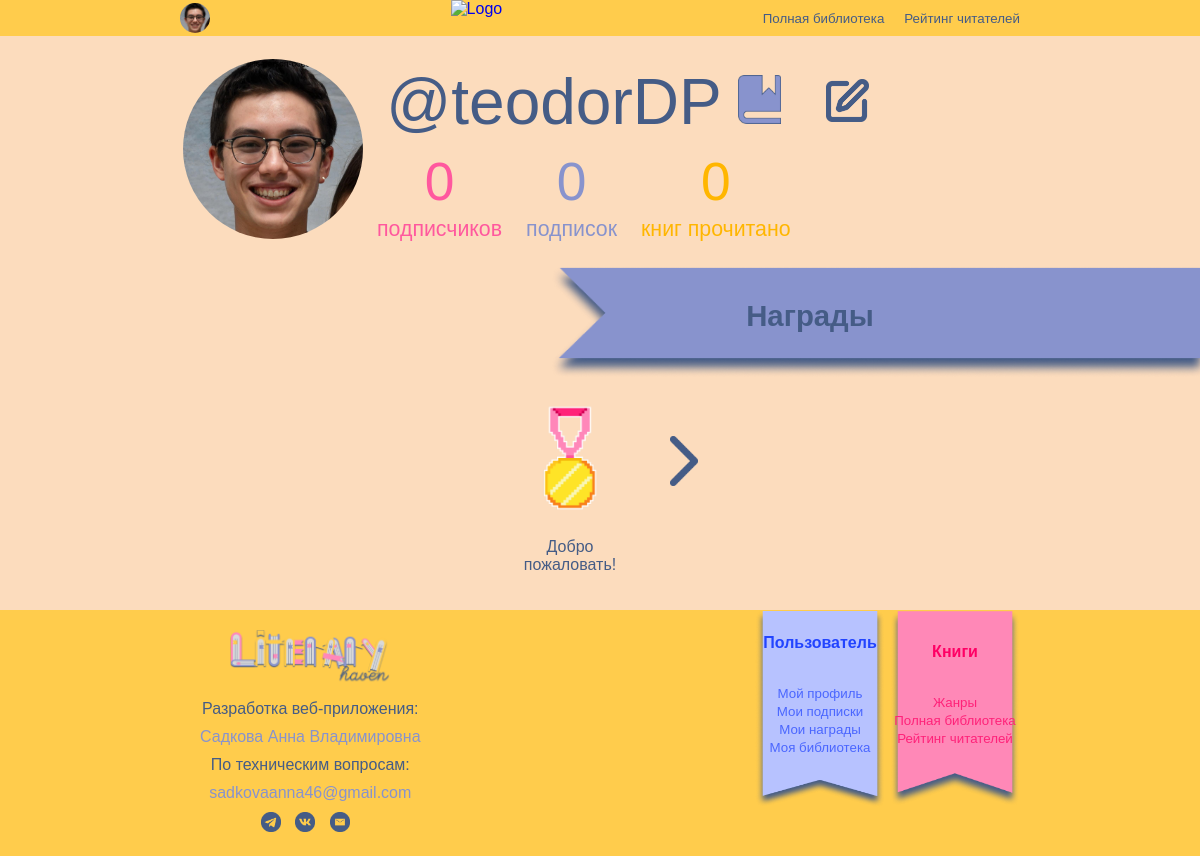
Page /profile.php?acc=22 on the committed database.
### tables this page shows
CREATE TABLE `user` (
  `UserId` int(11) NOT NULL AUTO_INCREMENT,
  `Surname` varchar(100) NOT NULL,
  `Name` varchar(100) NOT NULL,
  `Fathername` varchar(100) DEFAULT NULL,
  `UserPhoto` varchar(100) DEFAULT NULL,
  `Nickname` varchar(50) DEFAULT NULL,
  `Phone` varchar(18) NOT NULL,
  `Password` varchar(10) NOT NULL,
  `Email` varchar(70) NOT NULL,
  `Scores` int(11) DEFAULT NULL,
  `Role` int(11) NOT NULL,
  `Status` int(11) NOT NULL,
  `Block` bit(1) DEFAULT NULL,
  PRIMARY KEY (`UserId`),
  KEY `Role` (`Role`),
  KEY `Status` (`Status`),
  CONSTRAINT `user_ibfk_1` FOREIGN KEY (`Role`) REFERENCES `role` (`RoleId`),
  CONSTRAINT `user_ibfk_2` FOREIGN KEY (`Status`) REFERENCES `status` (`StatusId`)
);

CREATE TABLE `awards` (
  `AwardId` int(11) NOT NULL AUTO_INCREMENT,
  `AwardName` varchar(200) NOT NULL,
  `AwardDescription` varchar(6500) NOT NULL,
  `AwardPath` varchar(1000) NOT NULL,
  `Scores` int(11) DEFAULT NULL,
  PRIMARY KEY (`AwardId`)
);

### public_html/profile.php (the view, shortened to what this page needs)
<?php
if (isset($_SESSION['acc'])) {
    $acc = $_SESSION['acc'];
} elseif (isset($_GET['acc'])) {
    $acc = $_GET['acc'];
} else {
    header("Location: autorisation.php");
    exit();
}
$host="localhost";
$dbname="sadkovaann";
$password="R2UJCEw@Q";
$user="sadkovaann";
$db_connect = mysqli_connect($host, $user, $password, $dbname);
?>
<!DOCTYPE html>
<html lang="ru">
<head>
    <link rel="stylesheet" href="style.css">
<body>
    <header>
        <div class="user-profile">
            <?php
            $q1 = "SELECT UserPhoto FROM user WHERE UserId = $acc";
            $sql1 = mysqli_query($db_connect, $q1);
            if ($sql1 && mysqli_num_rows($sql1) > 0) {
                $row = mysqli_fetch_assoc($sql1);
                $imageName = $row['UserPhoto'];
                $profimage = "Images/Profile/" . $imageName;
                echo "<a href='profile.php'>
                        <img src='$profimage' alt='Профиль' class='profile-icon'>
                    </a>";
            } else {
                echo "<a href='profile.php'>
                        <img src='Images/Profile/NoPhoto.png' alt='Профиль' class='profile-icon'>
                    </a>";
            }
            ?>
        </div>
        <div class="logo">
            <a href="index.php">
                <img src="Images/Logo/logo.png" alt="Logo">
            </a>
        </div>
        <nav>
            <ul>
                <li><a href="library.php">Полная библиотека</a></li>
                <li><a href="readers.php">Рейтинг читателей</a></li>
            </ul>
        </nav>
    </header>
    <section class="user-profile-head">
        <?php
        if($otherUser != null && $otherUser != $acc)
        {
            $qUserData = "SELECT
                    u.UserPhoto,
                    u.Nickname,
                    (SELECT StatusPhoto FROM status s WHERE s.StatusId = u.Status) AS Status,
                    (SELECT COUNT(*) FROM subscription s1 WHERE s1.Subscriber = u.UserId) AS Subscriptions,
                    (SELECT COUNT(*) FROM subscription s2 WHERE s2.Blogger = u.UserId) AS Subscribers,
                    (SELECT COUNT(*) FROM readbook rb WHERE rb.User = u.UserId) AS Books
                FROM
                    user u
                WHERE
                    u.UserId = $otherUser;";
            $sqlUserData = mysqli_query($db_connect, $qUserData);
            if ($sqlUserData && mysqli_num_rows($sqlUserData) > 0) {
                $row = mysqli_fetch_assoc($sqlUserData);
                $UserPhoto = "Images/Profile/" . $row['UserPhoto'];
                $UsNick = "@" . $row['Nickname'];
                $UsStatus = "Images/Status/" . $row['Status'];
                $checkSubscription = "SELECT COUNT(*) AS isSubscribed FROM subscription WHERE Blogger = $otherUser AND Subscriber = $acc";
                $subscriptionResult = mysqli_query($db_connect, $checkSubscription);
                $isSubscribed = mysqli_fetch_assoc($subscriptionResult)['isSubscribed'] > 0;
                $followButtonImage = $isSubscribed ? 'Images/Navigation/Follow.png' : 'Images/Navigation/Unfollow.png';
                echo "<table>";
                echo "<tr>";
                echo "<td rowspan='3'><img src='$UserPhoto' class='user-profile-icon-head'></td>";
                echo "<td colspan='3' class='us-nick-head'><p>$UsNick <img src='$UsStatus'></p></td>";
                echo "<td class='us-nick-head'><img src='$followButtonImage' id='foll-btn' name='foll-btn' style='margin-left: 50%' onclick='SubReader(this)'></td></tr>";
                echo "<tr class='us-num-head'><td><a href='subscribtion.php?myfan=1&otherUser=$otherUser' style='color: #FF589E'><p id='count-fan'>{$row['Subscribers']}</p></a></td>";
                echo "<td><a href='subscribtion.php?mysub=1&otherUser=$otherUser' style='color: #8893CD'><p>{$row['Subscriptions']}</p></a></td>";
                echo "<td><a href='library.php?otherUser=$otherUser' style='color: #FFB600'><p>{$row['Books']}</p></a></td>";
                echo "</tr>";
                echo "<tr class='us-exp-head'>";
                echo "<td><a href='subscribtion.php?myfan=1&otherUser=$otherUser' style='color: #FF589E'><p>подписчиков</p></a></td>";
                echo "<td><a href='subscribtion.php?mysub=1&otherUser=$otherUser' style='color: #8893CD'><p>подписок</p></a></td>";
                echo "<td><a href='library.php?otherUser=$otherUser' style='color: #FFB600'><p>книг прочитано</p></a></td>";
                echo "</tr>";
                echo "</table>";
            }
        }
        else
        {
            $qUserData = "SELECT
                            u.UserPhoto,
                            u.Nickname,
                            (SELECT StatusPhoto FROM status s WHERE s.StatusId = u.Status) AS Status,
                            (SELECT COUNT(*) FROM subscription s1 WHERE s1.Subscriber = u.UserId) AS Subscriptions,
                            (SELECT COUNT(*) FROM subscription s2 WHERE s2.Blogger = u.UserId) AS Subscribers,
                            (SELECT COUNT(*) FROM readbook rb WHERE rb.User = u.UserId) AS Books
                        FROM
                            user u
                        WHERE
                            u.UserId = $acc;";
            $sqlUserData = mysqli_query($db_connect, $qUserData);
            if ($sqlUserData && mysqli_num_rows($sqlUserData) > 0) {
                $row = mysqli_fetch_assoc($sqlUserData);
                $UserPhoto = "Images/Profile/" . $row['UserPhoto'];
                $UsNick = "@" . $row['Nickname'];
                $UsStatus = "Images/Status/" . $row['Status'];
                echo "<table>";
                echo "<tr>";
                echo "<td rowspan='3'><img src='$UserPhoto' class='user-profile-icon-head'></td>";
                echo "<td colspan='3' class='us-nick-head'><p>$UsNick <img src='$UsStatus'></p></td>";
                echo "<td class='us-nick-head'><a href='editprofile.php'><img src='Images/Navigation/edit.png' style='margin-left: 50%' id='edit-img'></a></td></tr>";
                echo "<tr class='us-num-head'><td><a href='subscribtion.php?myfan=1' style='color: #FF589E'><p>{$row['Subscribers']}</p></a></td>";
                echo "<td><a href='subscribtion.php?mysub=1' style='color: #8893CD'><p>{$row['Subscriptions']}</p></a></td>";
                echo "<td><a href='library.php?mylib=1' style='color: #FFB600'><p>{$row['Books']}</p></a></td>";
                echo "</tr>";
                echo "<tr class='us-exp-head'>";
                echo "<td><a href='subscribtion.php?myfan=1' style='color: #FF589E'><p>подписчиков</p></a></td>";
                echo "<td><a href='subscribtion.php?mysub=1' style='color: #8893CD'><p>подписок</p></a></td>";
                echo "<td><a href='library.php?mylib=1' style='color: #FFB600'><p>книг прочитано</p></a></td>";
                echo "</tr>";
                echo "</table>";
            }
        }
        ?>
    </section>
    <section class="genres-section" id="award-list">
        <div id="right" class="section-bookmark" style="background-image: url('Images/Navigation/BlueSectionRight.png');">
            <h2 class="section-title">Награды</h2>
        </div>
        <div class="genre-cards">
        <?php
                $q = "SELECT a.AwardName, a.AwardPath, a.AwardDescription FROM awards a
                    JOIN awardsreceived ar ON ar.Award = a.AwardId
                    WHERE ar.UserId = $acc
                    LIMIT 5";
                $sql = mysqli_query($db_connect, $q);
                if ($sql) {
                    while ($userrow = mysqli_fetch_assoc($sql)) {
                        $currentImage = "Images/Awards/" . $userrow['AwardPath'];
                        echo "<div class='award-card'>
                                <img src='$currentImage' title='{$userrow['AwardDescription']}'>
                                <p>{$userrow['AwardName']}</p>
                            </div>";
                    }
                }
            ?>
            <div class="book-card" id='more-genres-card'>
                <a href="awards.php">
                    <img src="Images/Navigation/More.png" alt="More Genres" id="more-genres">
                </a>
            </div>
        </div>
    </section>
    <center>
        <footer>
            <div class="footer-content">
                <a href="#"><img src="Images/Logo/logo2.png" alt="Logo" class="footer-logo"></a>
                <p style="color:#455C86">Разработка веб-приложения:</p>
                <p>Садкова Анна Владимировна</p>
                <p style="color:#455C86">По техническим вопросам:</p>
                <a href='mailto:sadkovaanna46@gmail.com?subject=Сайт%20LiteraryHaven'><p>sadkovaanna46@gmail.com</p></a>
                <div class="social-icons">
                <a href="#"><img src="Images/Social/telegram.png" alt="Telegram"></a>
                <a href="#"><img src="Images/Social/vk.png" alt="VK"></a>
                <a href="mailto:sadkovaanna46@gmail.com?subject=Сайт%20LiteraryHaven"><img src="Images/Social/email.png" alt="Email"></a>
                </div>
            </div>
            <div class="footer-menu">
                <div class="user-menu">
                    <h3>Пользователь</h3>
                    <ul>
                        <li><a href="profile.php">Мой профиль</a></li>
                        <li><a href="subscribtion.php?mysub=1">Мои подписки</a></li>
                        <li><a href="awards.php">Мои награды</a></li>
                        <li><a href="library.php?mylib=1">Моя библиотека</a></li>
                    </ul>
                </div>
                <div class="books-menu">
                    <h3>Книги</h3>
                    <ul>
                        <li><a href="allgenres.php">Жанры</a></li>
                        <li><a href="library.php">Полная библиотека</a></li>
                        <li><a href="readers.php">Рейтинг читателей</a></li>
                    </ul>
                </div>
            </div>
        </footer>
    </center>
</body>
</html>

### rows in the picture
user: UserPhoto (picture), Nickname "@teodorDP"
awards: AwardPath (picture), AwardName "Добро пожаловать!"

### other values in the picture
$row['Subscribers'] "0"
$row['Subscriptions'] "0"
$row['Books'] "0"
